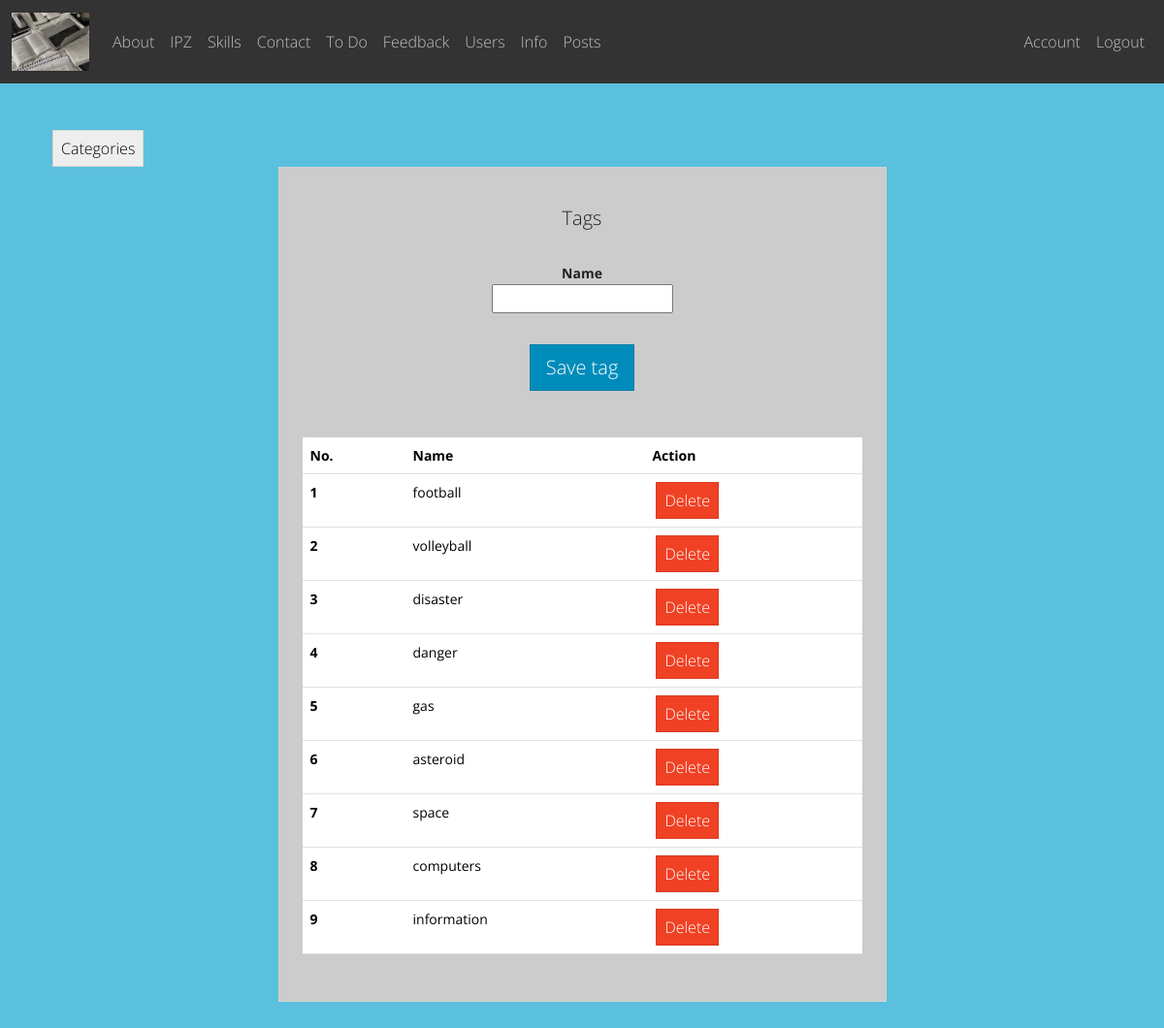
The app's page /post/tag/create (signed in) with its own data.
### app/post/models.py (models this page shows)
class Tag(db.Model):
    id = db.Column(db.Integer, primary_key=True)
    name = db.Column(db.String(100))

### app/post/views.py (the view)
@post_bp.route("/tag/create", methods=['GET', 'POST'])
@login_required
def create_tag():
    form = TagForm()
    tag_list = Tag.query.all()
    if form.validate_on_submit():
        new_tag = Tag(name=form.name.data)
        db.session.add(new_tag)
        db.session.commit()
        flash("The new tag was added successfully.", "success")
        return redirect(url_for("post_bp.list_tag"))
    elif request.method != "GET":
        flash("The new tag was not added!", "danger")
    return render_template('tag.html', form=form, tag_list=tag_list)

### app/post/forms.py
class TagForm(FlaskForm):
    name = StringField(label='Name', validators=[DataRequired(), Length(min=1, max=100)])
    submit = SubmitField(label="Save tag")

### app/auth/models.py (called while the page is built)
@login_manager.user_loader
def user_loader(user_id):
    return User.query.get(int(user_id))

### app/post/templates/post/tag.html (shortened to what this page needs)
{% extends "base.html" %}
{% from "render_field.html" import render_field %}
{% block content %}
<div class="container py-5 h-100">
    <a href="{{url_for('post_bp.list_category')}}" class="btn btn-secondary">Categories</a>
    <div class="row d-flex justify-content-center align-items-left h-100">
        <div class="col col-lg-9 col-xl-7">
            <div class="card rounded-3">
                <div class="bg-dark-subtle card-body p-4">
                    <h5 class="text-center my-3 pb-3">Tags</h5>
                    <form method="post" action="{{url_for('post_bp.create_tag')}}" class="mb-5 text-center" novalidate>
                        {{ render_field(form.name) }}
                        {{ form.submit(class="btn btn-primary btn-lg btn-block") }}
                    </form>
                    <table class="table mb-4">
                        <thead>
                        <tr>
                            <th scope="col">No.</th>
                            <th scope="col">Name</th>
                            <th scope="col">Action</th>
                        </tr>
                        </thead>
                        <tbody>
                        {% for tag in tag_list %}
                        <tr>
                            <th scope="row">{{ tag.id }}</th>
                            <td>{{ tag.name }}</td>
                            <td>
                                <a href="{{url_for('post_bp.delete_tag', id=tag.id)}}"
                                   class="btn btn-danger ms-1"
                                   onclick="return confirm('Are you sure you want to delete this tag?')">Delete</a>
                            </td>
                        </tr>
                        {% endfor %}
                        </tbody>
                    </table>
                </div>
            </div>
        </div>
    </div>
</div>
{% endblock %}

### records on screen
Tag: id "1", name "football"
Tag: id "2", name "volleyball"
Tag: id "3", name "disaster"
Tag: id "4", name "danger"
Tag: id "5", name "gas"
Tag: id "6", name "asteroid"
Tag: id "7", name "space"
Tag: id "8", name "computers"
Tag: id "9", name "information"

### other values on screen
{{ name }} "About" "IPZ" "Skills" "Contact" "To Do" "Feedback" "Users" "Info" "Posts"
{{ field.label }} "Name"
